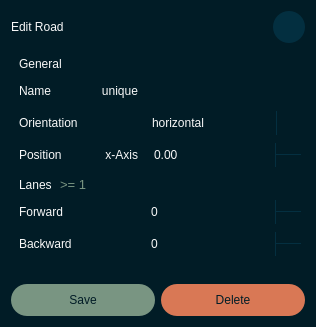
<?xml version="1.0" encoding="UTF-8"?>
<ui version="4.0">
 <class>Dialog</class>
 <widget class="QDialog" name="Dialog">
  <property name="geometry">
   <rect>
    <x>0</x>
    <y>0</y>
    <width>316</width>
    <height>327</height>
   </rect>
  </property>
  <property name="sizePolicy">
   <sizepolicy hsizetype="Preferred" vsizetype="Preferred">
    <horstretch>0</horstretch>
    <verstretch>0</verstretch>
   </sizepolicy>
  </property>
  <property name="minimumSize">
   <size>
    <width>0</width>
    <height>0</height>
   </size>
  </property>
  <property name="maximumSize">
   <size>
    <width>99999</width>
    <height>99999</height>
   </size>
  </property>
  <property name="windowTitle">
   <string>Edit Road</string>
  </property>
  <property name="autoFillBackground">
   <bool>false</bool>
  </property>
  <property name="styleSheet">
   <string notr="true">QDialog {
    background-color: #011C26; 
}

QWidget {	
	font: 13pt &quot;Helvetica&quot;;
    color: #F9F9F9;
}

QLabel[class=label] {	
	font: 10pt;
    color: #F9F9F9;
}

QWidget[class=container] {	
    background: #042F40;
	border-radius: 10px
}

QLabel[class=hint] {
	color: #799582;
}

QLabel[class=title] {
	font: 700 24pt;
}

QLineEdit{
	background-color: #011C26;
	border: none;
	border-radius: 6px;
	
}

/* --- Main Box --- */
QComboBox {
    background-color: #011C26;
    border: none;
    border-radius: 6px;
    padding: 5px 10px;
    color: #F9F9F9;
    /* This helps selection color in some styles */
    selection-background-color: #011C26; 
}

/* --- The Dropdown Frame --- */
/* We target QListView specifically to override Mac defaults */
QComboBox QListView {
    background-color: #011C26;
    border: 1px solid #042F40; /* Your custom border */
    outline: 0px; /* Removes the dotted/blue focus line */
    padding: 0px;
}



/* --- The Arrow Button Area --- */
QComboBox::drop-down {
    subcontrol-origin: padding;
    subcontrol-position: top right;
    width: 24px;
    border-left: 1px solid #042F40; /* Optional: adds a separator */
    border-top-right-radius: 6px;
    border-bottom-right-radius: 6px;
}

QComboBox::down-arrow {
    image: url(:/icons/icons/down.svg);
    width: 10px;
    height: 10px;
}

/* --- Main Spinbox Styling (Applies to both) --- */
QSpinBox, QDoubleSpinBox {
    background-color: #011C26;
    border: none;
    border-radius: 6px;
    color: #F9F9F9;
    padding: 5px 10px;
    padding-right: 15px; 
}

/* --- The Button Container Areas --- */
QSpinBox::up-button, QDoubleSpinBox::up-button {
    subcontrol-origin: border;
    subcontrol-position: top right;
    width: 25px;
    
    border-left: 1px solid #042F40;
    border-top-right-radius: 6px;
    border-bottom: 1px solid #042F40;
    
    background-color: #011C26;
}

QSpinBox::down-button, QDoubleSpinBox::down-button {
    subcontrol-origin: border;
    subcontrol-position: bottom right;
    width: 25px;
    
    border-left: 1px solid #042F40;
    border-bottom-right-radius: 6px;
    
    background-color: #011C26;
}

/* --- Hover Effects --- */
QSpinBox::up-button:hover, QDoubleSpinBox::up-button:hover,
QSpinBox::down-button:hover, QDoubleSpinBox::down-button:hover, QComboBox::drop-down:hover {
    background-color: #042F40;
}

/* --- The Arrow Icons --- */
/* (Assuming you are using the CSS Arrow hack from before. 
   If using images, replace these with your image: url(...) code) */

QSpinBox::up-arrow, QDoubleSpinBox::up-arrow {
    image: url(:/icons/icons/up.svg); /* You need to create this file */
    width: 10px;
    height: 10px;
}

QSpinBox::down-arrow, QDoubleSpinBox::down-arrow {
    image: url(:/icons/icons/down.svg); /* You need to create this file */
    width: 10px;
    height: 10px;
}

QToolButton {
    background-color: #032F40; 
    border-radius: 16px;       
    border: none;
    text-align: center;
}

QToolButton:hover {
    background-color: #314250; 
}

QToolButton:pressed {
    background-color: #032F40;
}

QPushButton {
	color: #011C26;
	border-radius: 16px
}

QPushButton#b_save {
	background-color: #799582
}

QPushButton#b_delete {
	background-color: #D97855
}</string>
  </property>
  <layout class="QVBoxLayout" name="verticalLayout_3">
   <item>
    <layout class="QHBoxLayout" name="Title">
     <property name="spacing">
      <number>0</number>
     </property>
     <property name="leftMargin">
      <number>0</number>
     </property>
     <property name="topMargin">
      <number>0</number>
     </property>
     <property name="bottomMargin">
      <number>8</number>
     </property>
     <item>
      <widget class="QLabel" name="label">
       <property name="sizePolicy">
        <sizepolicy hsizetype="Minimum" vsizetype="Minimum">
         <horstretch>0</horstretch>
         <verstretch>0</verstretch>
        </sizepolicy>
       </property>
       <property name="text">
        <string>Edit Road</string>
       </property>
       <property name="scaledContents">
        <bool>false</bool>
       </property>
       <property name="wordWrap">
        <bool>false</bool>
       </property>
       <property name="class" stdset="0">
        <string>title</string>
       </property>
      </widget>
     </item>
     <item>
      <widget class="QToolButton" name="b_close">
       <property name="minimumSize">
        <size>
         <width>32</width>
         <height>32</height>
        </size>
       </property>
       <property name="maximumSize">
        <size>
         <width>32</width>
         <height>32</height>
        </size>
       </property>
       <property name="text">
        <string/>
       </property>
       <property name="icon">
        <iconset resource="resources.qrc">
         <normaloff>:/icons/icons/Close.svg</normaloff>:/icons/icons/Close.svg</iconset>
       </property>
      </widget>
     </item>
    </layout>
   </item>
   <item>
    <widget class="QWidget" name="widget" native="true">
     <layout class="QVBoxLayout" name="General">
      <property name="spacing">
       <number>0</number>
      </property>
      <property name="sizeConstraint">
       <enum>QLayout::SizeConstraint::SetDefaultConstraint</enum>
      </property>
      <property name="leftMargin">
       <number>0</number>
      </property>
      <property name="topMargin">
       <number>0</number>
      </property>
      <property name="rightMargin">
       <number>0</number>
      </property>
      <property name="bottomMargin">
       <number>0</number>
      </property>
      <item alignment="Qt::AlignmentFlag::AlignLeft">
       <widget class="QWidget" name="widget_3" native="true">
        <layout class="QHBoxLayout" name="horizontalLayout">
         <property name="leftMargin">
          <number>8</number>
         </property>
         <property name="topMargin">
          <number>0</number>
         </property>
         <property name="rightMargin">
          <number>0</number>
         </property>
         <property name="bottomMargin">
          <number>4</number>
         </property>
         <item>
          <widget class="QLabel" name="label_2">
           <property name="text">
            <string>General</string>
           </property>
           <property name="margin">
            <number>0</number>
           </property>
           <property name="class" stdset="0">
            <string>label</string>
           </property>
          </widget>
         </item>
        </layout>
       </widget>
      </item>
      <item>
       <widget class="QWidget" name="widget" native="true">
        <property name="class" stdset="0">
         <string>container</string>
        </property>
        <layout class="QGridLayout" name="gridLayout" columnstretch="1,1,4">
         <property name="leftMargin">
          <number>8</number>
         </property>
         <property name="topMargin">
          <number>4</number>
         </property>
         <property name="rightMargin">
          <number>4</number>
         </property>
         <property name="bottomMargin">
          <number>4</number>
         </property>
         <property name="horizontalSpacing">
          <number>4</number>
         </property>
         <property name="verticalSpacing">
          <number>8</number>
         </property>
         <item row="0" column="0">
          <widget class="QLabel" name="label_5">
           <property name="minimumSize">
            <size>
             <width>75</width>
             <height>0</height>
            </size>
           </property>
           <property name="text">
            <string>Name</string>
           </property>
           <property name="alignment">
            <set>Qt::AlignmentFlag::AlignLeading|Qt::AlignmentFlag::AlignLeft|Qt::AlignmentFlag::AlignVCenter</set>
           </property>
          </widget>
         </item>
         <item row="1" column="2">
          <widget class="QComboBox" name="d_orientation">
           <property name="minimumSize">
            <size>
             <width>0</width>
             <height>24</height>
            </size>
           </property>
           <property name="maximumSize">
            <size>
             <width>16777215</width>
             <height>24</height>
            </size>
           </property>
           <property name="frame">
            <bool>false</bool>
           </property>
           <item>
            <property name="text">
             <string>horizontal</string>
            </property>
           </item>
           <item>
            <property name="text">
             <string>vertical</string>
            </property>
           </item>
          </widget>
         </item>
         <item row="1" column="0">
          <widget class="QLabel" name="label_6">
           <property name="minimumSize">
            <size>
             <width>75</width>
             <height>0</height>
            </size>
           </property>
           <property name="text">
            <string>Orientation</string>
           </property>
          </widget>
         </item>
         <item row="3" column="1">
          <widget class="QLabel" name="l_axis">
           <property name="text">
            <string>x-Axis</string>
           </property>
           <property name="alignment">
            <set>Qt::AlignmentFlag::AlignRight|Qt::AlignmentFlag::AlignTrailing|Qt::AlignmentFlag::AlignVCenter</set>
           </property>
           <property name="class" stdset="0">
            <string>hint</string>
           </property>
          </widget>
         </item>
         <item row="0" column="1">
          <widget class="QLabel" name="label_8">
           <property name="text">
            <string>unique</string>
           </property>
           <property name="alignment">
            <set>Qt::AlignmentFlag::AlignRight|Qt::AlignmentFlag::AlignTrailing|Qt::AlignmentFlag::AlignVCenter</set>
           </property>
           <property name="class" stdset="0">
            <string>hint</string>
           </property>
          </widget>
         </item>
         <item row="3" column="0">
          <widget class="QLabel" name="label_7">
           <property name="minimumSize">
            <size>
             <width>75</width>
             <height>0</height>
            </size>
           </property>
           <property name="text">
            <string>Position</string>
           </property>
          </widget>
         </item>
         <item row="0" column="2">
          <widget class="QLineEdit" name="t_name">
           <property name="minimumSize">
            <size>
             <width>0</width>
             <height>24</height>
            </size>
           </property>
           <property name="maximumSize">
            <size>
             <width>16777215</width>
             <height>24</height>
            </size>
           </property>
          </widget>
         </item>
         <item row="3" column="2">
          <widget class="QDoubleSpinBox" name="s_position">
           <property name="minimumSize">
            <size>
             <width>0</width>
             <height>24</height>
            </size>
           </property>
           <property name="maximumSize">
            <size>
             <width>16777215</width>
             <height>24</height>
            </size>
           </property>
           <property name="minimum">
            <double>-500.000000000000000</double>
           </property>
           <property name="maximum">
            <double>500.000000000000000</double>
           </property>
           <property name="stepType">
            <enum>QAbstractSpinBox::StepType::DefaultStepType</enum>
           </property>
          </widget>
         </item>
        </layout>
       </widget>
      </item>
     </layout>
    </widget>
   </item>
   <item>
    <widget class="QWidget" name="widget" native="true">
     <layout class="QVBoxLayout" name="Lanes">
      <property name="spacing">
       <number>0</number>
      </property>
      <property name="sizeConstraint">
       <enum>QLayout::SizeConstraint::SetDefaultConstraint</enum>
      </property>
      <property name="leftMargin">
       <number>0</number>
      </property>
      <property name="topMargin">
       <number>0</number>
      </property>
      <property name="rightMargin">
       <number>0</number>
      </property>
      <property name="bottomMargin">
       <number>0</number>
      </property>
      <item>
       <widget class="QWidget" name="widget" native="true">
        <property name="sizePolicy">
         <sizepolicy hsizetype="Minimum" vsizetype="Minimum">
          <horstretch>0</horstretch>
          <verstretch>0</verstretch>
         </sizepolicy>
        </property>
        <layout class="QHBoxLayout" name="horizontalLayout_2">
         <property name="spacing">
          <number>8</number>
         </property>
         <property name="leftMargin">
          <number>8</number>
         </property>
         <property name="topMargin">
          <number>0</number>
         </property>
         <property name="rightMargin">
          <number>4</number>
         </property>
         <property name="bottomMargin">
          <number>4</number>
         </property>
         <item>
          <widget class="QLabel" name="label_3">
           <property name="sizePolicy">
            <sizepolicy hsizetype="Minimum" vsizetype="Preferred">
             <horstretch>0</horstretch>
             <verstretch>0</verstretch>
            </sizepolicy>
           </property>
           <property name="text">
            <string>Lanes</string>
           </property>
           <property name="class" stdset="0">
            <string>label</string>
           </property>
          </widget>
         </item>
         <item>
          <widget class="QLabel" name="label_4">
           <property name="font">
            <font>
             <family>Helvetica</family>
             <pointsize>10</pointsize>
             <italic>false</italic>
             <bold>false</bold>
            </font>
           </property>
           <property name="styleSheet">
            <string notr="true">color: #799582</string>
           </property>
           <property name="text">
            <string>&gt;= 1</string>
           </property>
           <property name="alignment">
            <set>Qt::AlignmentFlag::AlignRight|Qt::AlignmentFlag::AlignTrailing|Qt::AlignmentFlag::AlignVCenter</set>
           </property>
           <property name="class" stdset="0">
            <string>label</string>
           </property>
          </widget>
         </item>
         <item>
          <spacer name="horizontalSpacer">
           <property name="orientation">
            <enum>Qt::Orientation::Horizontal</enum>
           </property>
           <property name="sizeHint" stdset="0">
            <size>
             <width>40</width>
             <height>0</height>
            </size>
           </property>
          </spacer>
         </item>
        </layout>
       </widget>
      </item>
      <item>
       <widget class="QWidget" name="widget_2" native="true">
        <property name="minimumSize">
         <size>
          <width>75</width>
          <height>0</height>
         </size>
        </property>
        <property name="class" stdset="0">
         <string>container</string>
        </property>
        <layout class="QGridLayout" name="gridLayout_2" columnstretch="1,1,4">
         <property name="leftMargin">
          <number>8</number>
         </property>
         <property name="topMargin">
          <number>4</number>
         </property>
         <property name="rightMargin">
          <number>4</number>
         </property>
         <property name="bottomMargin">
          <number>4</number>
         </property>
         <property name="horizontalSpacing">
          <number>4</number>
         </property>
         <property name="verticalSpacing">
          <number>8</number>
         </property>
         <item row="2" column="0">
          <widget class="QLabel" name="label_11">
           <property name="minimumSize">
            <size>
             <width>75</width>
             <height>0</height>
            </size>
           </property>
           <property name="text">
            <string>Backward</string>
           </property>
          </widget>
         </item>
         <item row="0" column="2">
          <widget class="QSpinBox" name="s_forward">
           <property name="minimumSize">
            <size>
             <width>32</width>
             <height>24</height>
            </size>
           </property>
           <property name="maximumSize">
            <size>
             <width>16777215</width>
             <height>24</height>
            </size>
           </property>
          </widget>
         </item>
         <item row="2" column="2">
          <widget class="QSpinBox" name="s_backward">
           <property name="minimumSize">
            <size>
             <width>32</width>
             <height>24</height>
            </size>
           </property>
           <property name="maximumSize">
            <size>
             <width>16777215</width>
             <height>24</height>
            </size>
           </property>
          </widget>
         </item>
         <item row="0" column="0">
          <widget class="QLabel" name="label_10">
           <property name="minimumSize">
            <size>
             <width>75</width>
             <height>0</height>
            </size>
           </property>
           <property name="text">
            <string>Forward</string>
           </property>
          </widget>
         </item>
         <item row="0" column="1">
          <spacer name="horizontalSpacer_2">
           <property name="orientation">
            <enum>Qt::Orientation::Horizontal</enum>
           </property>
           <property name="sizeHint" stdset="0">
            <size>
             <width>40</width>
             <height>20</height>
            </size>
           </property>
          </spacer>
         </item>
        </layout>
       </widget>
      </item>
     </layout>
    </widget>
   </item>
   <item>
    <spacer name="verticalSpacer">
     <property name="orientation">
      <enum>Qt::Orientation::Vertical</enum>
     </property>
     <property name="sizeHint" stdset="0">
      <size>
       <width>20</width>
       <height>40</height>
      </size>
     </property>
    </spacer>
   </item>
   <item>
    <layout class="QHBoxLayout" name="Bottom">
     <item>
      <widget class="QPushButton" name="b_save">
       <property name="minimumSize">
        <size>
         <width>32</width>
         <height>32</height>
        </size>
       </property>
       <property name="maximumSize">
        <size>
         <width>16777215</width>
         <height>32</height>
        </size>
       </property>
       <property name="text">
        <string>Save</string>
       </property>
       <property name="icon">
        <iconset resource="resources.qrc">
         <normaloff>:/icons/icons/Done_dark.svg</normaloff>:/icons/icons/Done_dark.svg</iconset>
       </property>
       <property name="default">
        <bool>true</bool>
       </property>
      </widget>
     </item>
     <item>
      <widget class="QPushButton" name="b_delete">
       <property name="minimumSize">
        <size>
         <width>32</width>
         <height>32</height>
        </size>
       </property>
       <property name="maximumSize">
        <size>
         <width>16777215</width>
         <height>32</height>
        </size>
       </property>
       <property name="text">
        <string>Delete</string>
       </property>
       <property name="icon">
        <iconset resource="resources.qrc">
         <normaloff>:/icons/icons/Delete_dark.svg</normaloff>:/icons/icons/Delete_dark.svg</iconset>
       </property>
      </widget>
     </item>
    </layout>
   </item>
  </layout>
 </widget>
 <resources>
  <include location="resources.qrc"/>
 </resources>
 <connections>
  <connection>
   <sender>b_save</sender>
   <signal>clicked()</signal>
   <receiver>Dialog</receiver>
   <slot>accept()</slot>
   <hints>
    <hint type="sourcelabel">
     <x>106</x>
     <y>420</y>
    </hint>
    <hint type="destinationlabel">
     <x>112</x>
     <y>469</y>
    </hint>
   </hints>
  </connection>
  <connection>
   <sender>b_delete</sender>
   <signal>clicked()</signal>
   <receiver>Dialog</receiver>
   <slot>reject()</slot>
   <hints>
    <hint type="sourcelabel">
     <x>257</x>
     <y>423</y>
    </hint>
    <hint type="destinationlabel">
     <x>257</x>
     <y>511</y>
    </hint>
   </hints>
  </connection>
  <connection>
   <sender>b_close</sender>
   <signal>clicked()</signal>
   <receiver>Dialog</receiver>
   <slot>reject()</slot>
   <hints>
    <hint type="sourcelabel">
     <x>304</x>
     <y>28</y>
    </hint>
    <hint type="destinationlabel">
     <x>376</x>
     <y>28</y>
    </hint>
   </hints>
  </connection>
 </connections>
</ui>
